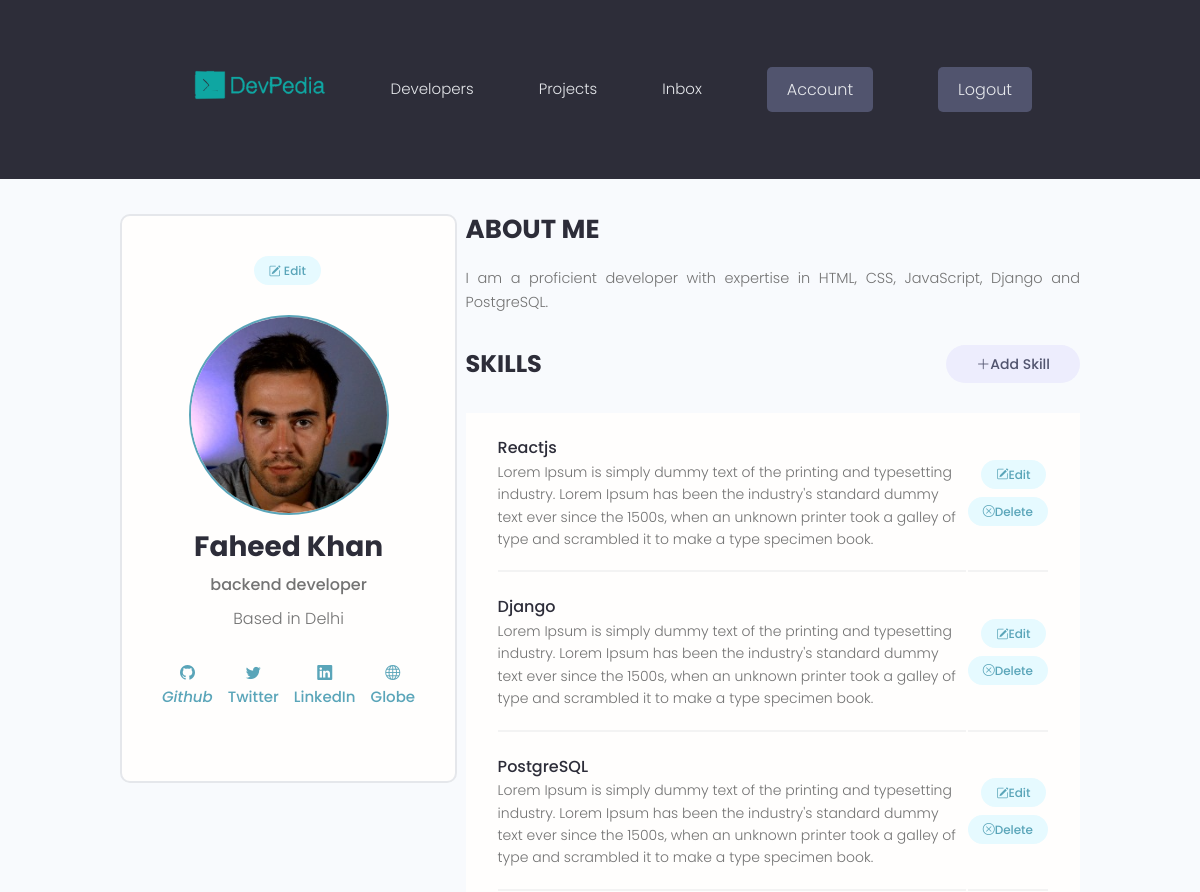
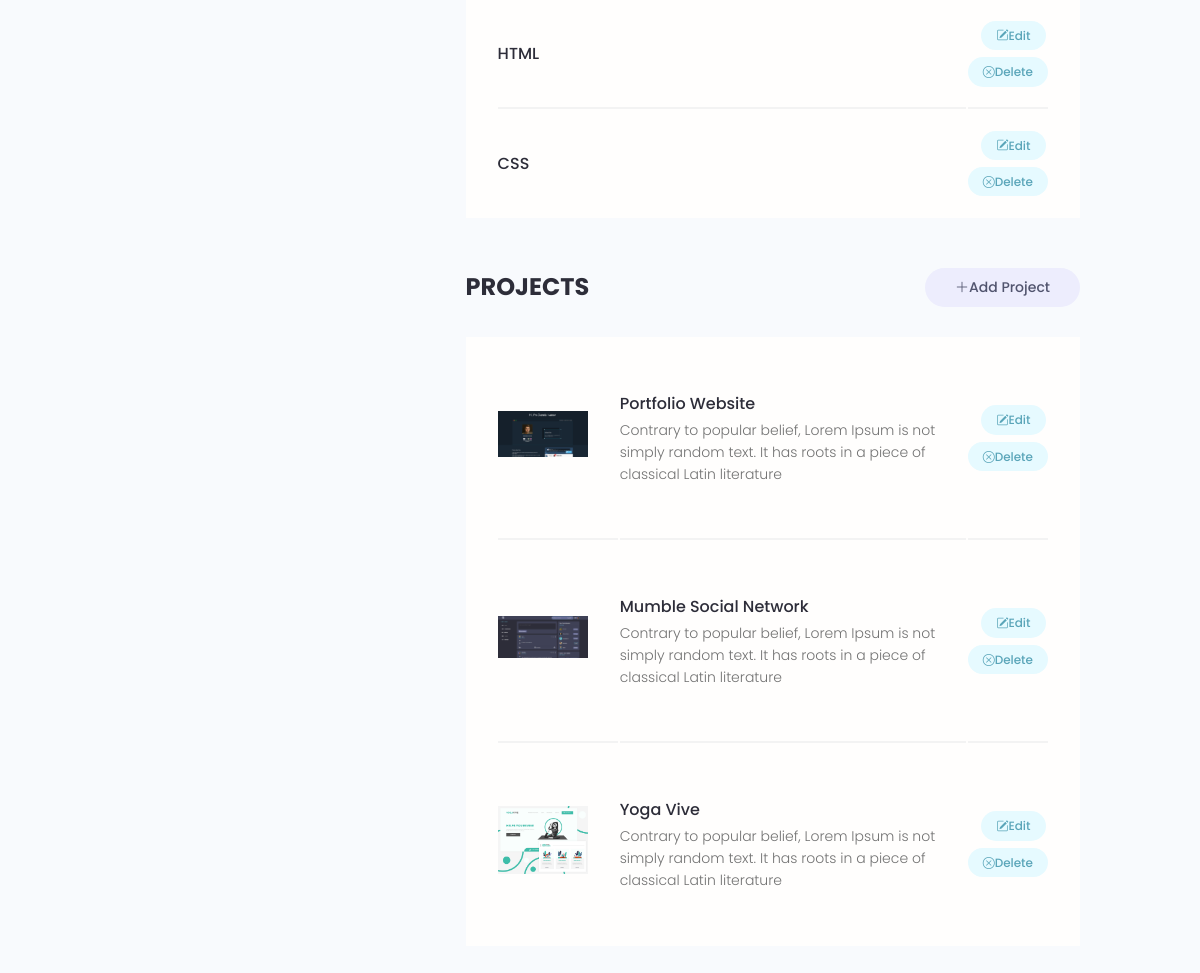
/account/ (signed in), run on an earlier commit of the app's database (2 pictures, top to bottom).
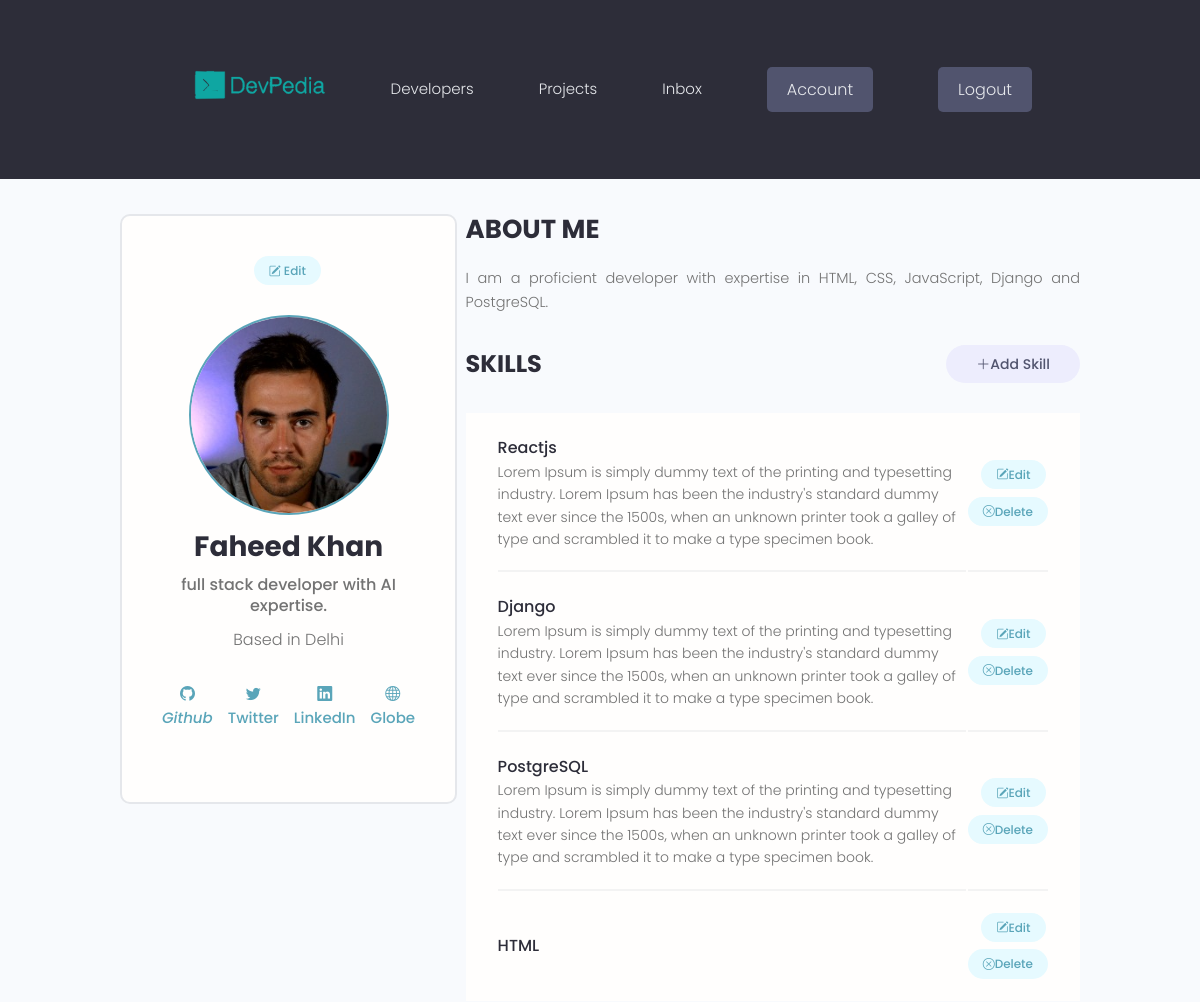
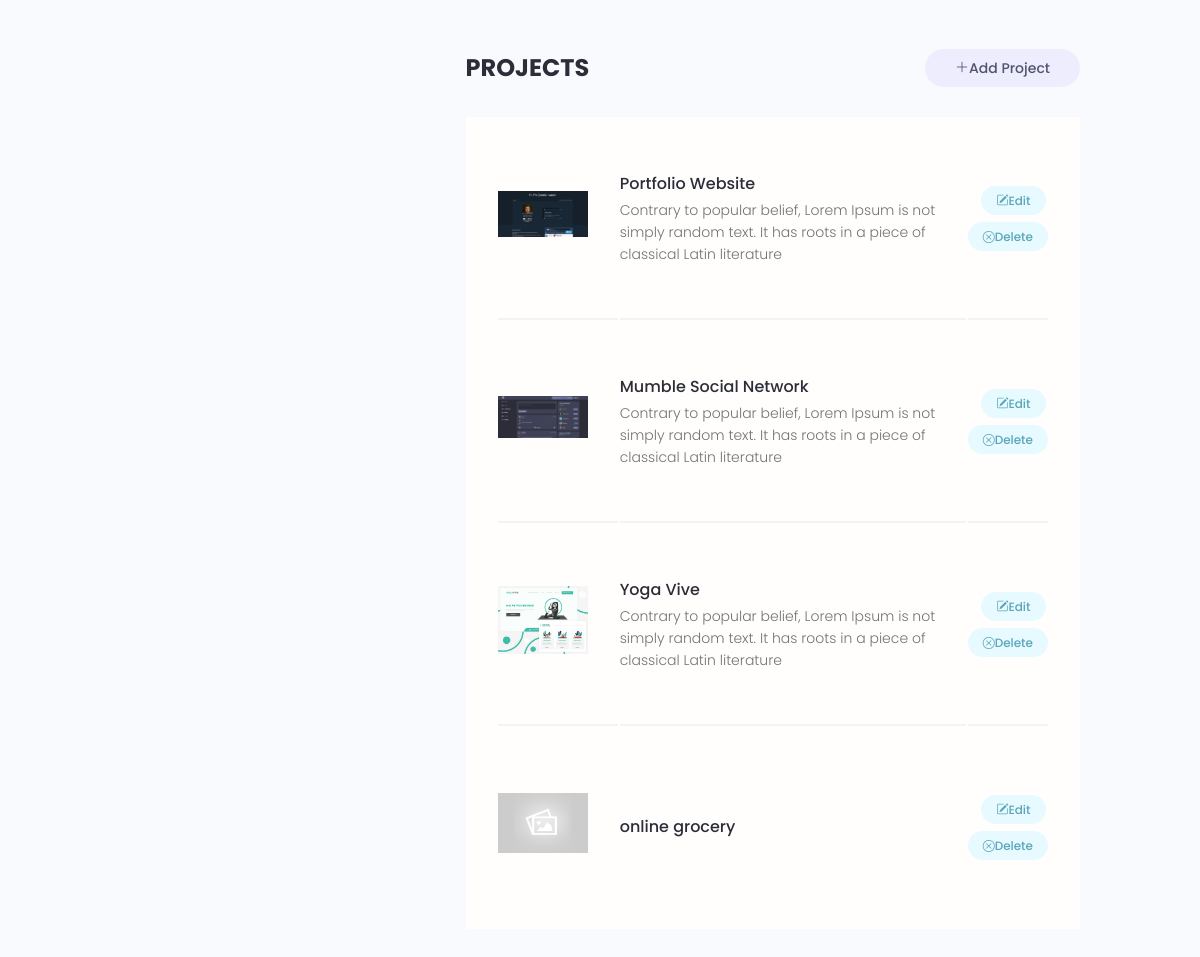
And on a later commit of the database (2 pictures, top to bottom).
### users/models.py (models this page shows, shortened)
class Profile(models.Model):
    user=models.OneToOneField(User,on_delete=models.CASCADE,null=True,blank=True)
    name=models.CharField(max_length=200,blank=True,null=True)
    email=models.EmailField(max_length=500,blank=True,null=True)
    username=models.CharField(max_length=200,blank=True,null=True)
    location=models.CharField(max_length=200,blank=True,null=True)
    short_intro=models.CharField(max_length=200,blank=True,null=True)
    bio=models.TextField(blank=True,null=True)
    Profile_image=models.ImageField(null=True,blank=True,upload_to='profiles/',default='profiles/panda.png')
    social_github=models.CharField(max_length=300,blank=True,null=True)
    social_twitter=models.CharField(max_length=300,blank=True,null=True)
    social_linkedin=models.CharField(max_length=300,blank=True,null=True)
    social_website=models.CharField(max_length=300,blank=True,null=True)
    created=models.DateTimeField(auto_now_add=True)
    id=models.UUIDField(default=uuid.uuid4,unique=True,
                        primary_key=True,editable=False)

class Skill(models.Model):
    owner=models.ForeignKey(Profile,on_delete=models.CASCADE,null=True,blank=True)#foreign key
    name=models.CharField(max_length=200,blank=True,null=True)
    description=models.TextField(null=True,blank=True)
    created=models.DateTimeField(auto_now_add=True)
    id=models.UUIDField(default=uuid.uuid4,unique=True,
                        primary_key=True,editable=False)
    """1. Understanding the Reverse Relationship

     When you define owner = models.ForeignKey(Profile, ...) in the Skill model,
     Django creates a reverse relationship on the Profile model.
     By default, the name of this reverse relationship is skill_set (the model name in lowercase, followed by _set).

     2. Accessing Skills from a Profile Object
     To access the skills associated with a specific Profile object,
     profile=Profile.object.filter(name='Faheed Khan')        ->profile object
     you can use profile.skill_set.all(). This will return a
     queryset containing all Skill objects that have the given Profile as their owner.
   """

### projects/models.py (models this page shows, shortened)
class Project(models.Model):
    owner=models.ForeignKey(Profile,null=True,blank=True,on_delete=models.SET_NULL)
    title=models.CharField(max_length=200)
    description=models.TextField(null=True,blank=True)
    featured_image=models.ImageField(null=True,blank=True,default='default.jpg')
    demo_link=models.CharField(max_length=2000,null=True,blank=True)
    source_link=models.CharField(max_length=2000,null=True,blank=True)
    tags=models.ManyToManyField('Tag',blank=True)
    vote_total=models.IntegerField(default=0,null=True,blank=True)
    vote_ratio=models.IntegerField(default=0,null=True,blank=True)
    created=models.DateTimeField(auto_now_add=True)
    id=models.UUIDField(default=uuid.uuid4,unique=True,
                        primary_key=True,editable=False)

### users/views.py (the view)
# urls.py: path('account/',views.userAccount,name='account'),
@login_required(login_url='login')
def userAccount(request):                  #request.user->logged in user
    profile=request.user.profile
    skills=profile.skill_set.all()
    projects=profile.project_set.all()
    context={
        'profile':profile,
        'skills':skills,
        'projects':projects
    }
    return render(request,'users/account.html',context)

### users/templates/users/account.html (shortened to what the changed rows need)
{%extends 'main.html'%}
{%block content%}
  <main class="settingsPage profile my-md">
    <div class="container">
      <div class="layout">
        <div class="column column--1of3">
          <div class="card text-center">
            <div class="card__body dev">
              <a class="tag tag--pill tag--main settings__btn" href="{% url 'edit-account' %}"><i class="bi bi-pencil-square"></i> Edit</a>
              <img class="avatar avatar--xl dev__avatar" src="{{profile.Profile_image.url}}" />
              <h2 class="dev__name">{{profile.name}}</h2>
              <p class="dev__title">{{profile.short_intro}}</p>
              <p class="dev__location">Based in {{profile.location}}</p>
              <ul class="dev__social">
                {%if profile.social_github %}
                <li>
                </li>
                {%endif%}
                {%if profile.social_twitter%}
                <li>
                </li>
                {%endif%}
                {%if profile.social_linkedin%}
                <li>
                </li>
                {%endif%}
                {%if profile.social_website%}
                <li>
                </li>
                {%endif%}
              </ul>
            </div>
          </div>
        </div>
        <div class="column column--2of3">
          <div class="devInfo">
            <h3 class="devInfo__title">About Me</h3>
            <p class="devInfo__about">
              {{profile.bio}}
            </p>
          </div>
          <table class="settings__table">
            {% for skill in  skills%}
            <tr>
              <td class="settings__tableInfo">
                <h4>{{skill.name}}</h4>
                <p>
                  {{skill.description}}
                </p>
              </td>
              <td class="settings__tableActions">
                <a class="tag tag--pill tag--main settings__btn" href="{% url 'update-skill' skill.id %}"><i class="bi bi-pencil-square"></i> Edit</a>
                <a class="tag tag--pill tag--main settings__btn" href="{% url 'delete-skill' skill.id %}?next=/account"><i class="bi bi-x-circle"></i> Delete</a>
              </td>
            </tr>
            {%endfor%}
          </table>
          <table class="settings__table">
            {% for project in projects %}
            <tr>
              <td class="settings__thumbnail">
                <a href="{% url 'project' project.id %}"><img src="{{project.featured_image.url}}" alt="Project Thumbnail" /></a>
              </td>
              <td class="settings__tableInfo">
                <a href="{% url 'project' project.id %}">{{project.title}}</a>
                <p>
                  {{project.description|slice:"120"}}
                </p>
              </td>
              <td class="settings__tableActions">
                <a class="tag tag--pill tag--main settings__btn" href="{% url 'update-project' project.id %}"><i class="bi bi-pencil-square"></i> Edit</a>
                <a class="tag tag--pill tag--main settings__btn" href="{% url 'delete-project' project.id %}?next=/account"><i class="bi bi-x-circle"></i> Delete</a>
              </td>
            </tr>
            {% endfor %}
          </table>
        </div>
      </div>
    </div>
  </main>
{%endblock content%}

What changed in the data, as far as the page shows it:
removed Skill: name "CSS"
changed Profile "Faheed Khan": short_intro "backend developer" → "full stack developer with AI expertise."
added Project: featured_image (placeholder picture), title "online grocery"
